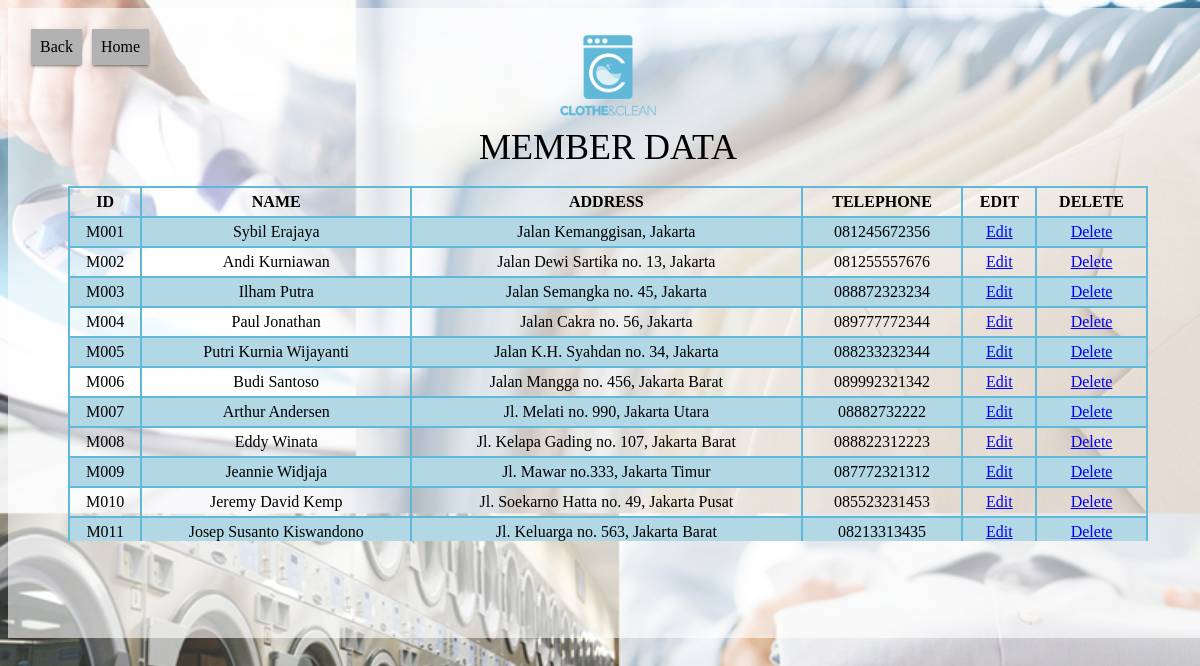
/data_member.php, run on the app's committed database.
### tables this page shows
CREATE TABLE `msmember` (
  `ID_Member` char(10) NOT NULL,
  `namaMember` varchar(50) NOT NULL,
  `alamatMember` varchar(200) NOT NULL,
  `telpMember` varchar(20) NOT NULL
);

### data_member.php (the view, shortened to what this page needs)
<!DOCTYPE html PUBLIC "-//W3C//DTD XHTML 1.0 Transitional//EN" "http://www.w3.org/TR/xhtml1/DTD/xhtml1-transitional.dtd">
<html xmlns="http://www.w3.org/1999/xhtml">
    <head>
    <link rel="stylesheet" type="text/css" href="design.css">
    <link rel="stylesheet" type="text/css" href="table.css">
    </head>
    <body id="body">
    	<div align='center'>
            <div id="box1">
            	<br>
           	  	<div class="container1" align="left">
                	<button type="submit" class="button2" onClick="window.location='view_data.php'"><span>Back</span></button>
                    <button type="submit" class="button2" onClick="window.location='home.php'"><span>Home</span></button>
              	</div>
              	<div align="center"><img src="logo.png" style="width:100px;height:100px;" />
                <br><font color="#000000" style="font-size:36px" face="Century Gothic">MEMBER DATA</font>
                </div>
                <br>
                  <div id="table-scroll" align="center">
                  <table>
                      <tr>
                        <th>ID</th>
                        <th>NAME</th>
                        <th>ADDRESS</th>
                        <th>TELEPHONE</th>
                        <th>EDIT</th>
                        <th>DELETE</th>
                      </tr>
                      <?php
						$query="Select * From msmember" ;
						$hasil=mysql_query($query);
						while ($data = mysql_fetch_array ($hasil)){
						echo "
						<tr>
						<td><center>".$data['ID_Member']."</center></td>
						<td>".$data['namaMember']."</td>
						<td>".$data['alamatMember']."</td>
						<td>".$data['telpMember']."</td>
						<td><center><a href='form_edit_member.php?code=$data[ID_Member]'>Edit</a></center></td>
						<td><center><a href='action_delete_member.php?code=$data[ID_Member]'
							onclick='return confirm(\"Are you sure want to Delete?\")'>Delete</a></td>
						</tr>
						";
						}
					  ?>
                    </table>
                    </div>
              </div>
            </div>
    </body>
</html>

### design.css (style rules this page uses)
#body { background: url(bg2.jpg) no-repeat center center fixed; -webkit-background-size: cover; -moz-background-size: cover; -o-background-size: cover; background-size: cover; }
#box1 { background-color: rgba(255,255,255,0.6); height : 630px; width: 1200px; text-align: left; }
#table-scroll { height:355px; overflow:auto; }
button { position: relative; background: currentColor; border: 1px solid currentColor; font-family:"Century Gothic"; font-size: 18px; color: #5fb8d8; margin:8px; padding: 0.75rem 3rem; cursor: pointer; -webkit-transition: background-color 0.28s ease, color 0.28s ease, box-shadow 0.28s ease; transition: background-color 0.28s ease, color 0.28s ease, box-shadow 0.28s ease; overflow: hidden; box-shadow: 0 2px 2px 0 rgba(0, 0, 0, 0.14), 0 3px 1px -2px rgba(0, 0, 0, 0.2), 0 1px 5px 0 rgba(0, 0, 0, 0.12); }
.button2 { position: relative; background: currentColor; font-family:"Century Gothic"; font-size: 16px; color: #B2B2B2; margin: 3px; padding: 8px; cursor: pointer; -webkit-transition: background-color 0.28s ease, color 0.28s ease, box-shadow 0.28s ease; transition: background-color 0.28s ease, color 0.28s ease, box-shadow 0.28s ease; overflow: hidden; box-shadow: 0 2px 2px 0 rgba(0, 0, 0, 0.14), 0 3px 1px -2px rgba(0, 0, 0, 0.2), 0 1px 5px 0 rgba(0, 0, 0, 0.12); }
button span { color: black; position: relative; z-index: 1; }
button::before { content: ''; position: absolute; background: #DCDCDC; border: 50vh solid #DCDCDC; width: 30vh; height: 30vh; border-radius: 50%; display: block; top: 50%; left: 50%; z-index: 0; opacity: 1; -webkit-transform: translate(-50%, -50%) scale(0); transform: translate(-50%, -50%) scale(0); }
.container1 { width: 770px; height: 0px; margin-top: auto; margin-right: 20px; margin-bottom: 0px; margin-left: 20px; }

### table.css (style rules this page uses)
table { font-family: "Century Gothic"; border-collapse: collapse; width: 90%; }
td, th { border: 2px solid #5fb8d8; text-align: center; padding: 5px; }
tr:nth-child(even) { background-color: #b2d7e5; }

### data on the page
msmember: ID_Member "M001", namaMember "Sybil Erajaya", alamatMember "Jalan Kemanggisan, Jakarta", telpMember "081245672356"
msmember: ID_Member "M002", namaMember "Andi Kurniawan", alamatMember "Jalan Dewi Sartika no. 13, Jakarta", telpMember "081255557676"
msmember: ID_Member "M003", namaMember "Ilham Putra", alamatMember "Jalan Semangka no. 45, Jakarta", telpMember "088872323234"
msmember: ID_Member "M004", namaMember "Paul Jonathan", alamatMember "Jalan Cakra no. 56, Jakarta", telpMember "089777772344"
msmember: ID_Member "M005", namaMember "Putri Kurnia Wijayanti", alamatMember "Jalan K.H. Syahdan no. 34, Jakarta", telpMember "088233232344"
msmember: ID_Member "M006", namaMember "Budi Santoso", alamatMember "Jalan Mangga no. 456, Jakarta Barat", telpMember "089992321342"
msmember: ID_Member "M007", namaMember "Arthur Andersen", alamatMember "Jl. Melati no. 990, Jakarta Utara", telpMember "08882732222"
msmember: ID_Member "M008", namaMember "Eddy Winata", alamatMember "Jl. Kelapa Gading no. 107, Jakarta Barat", telpMember "088822312223"
msmember: ID_Member "M009", namaMember "Jeannie Widjaja", alamatMember "Jl. Mawar no.333, Jakarta Timur", telpMember "087772321312"
msmember: ID_Member "M010", namaMember "Jeremy David Kemp", alamatMember "Jl. Soekarno Hatta no. 49, Jakarta Pusat", telpMember "085523231453"
msmember: ID_Member "M011", namaMember "Josep Susanto Kiswandono", alamatMember "Jl. Keluarga no. 563, Jakarta Barat", telpMember "08213313435"
